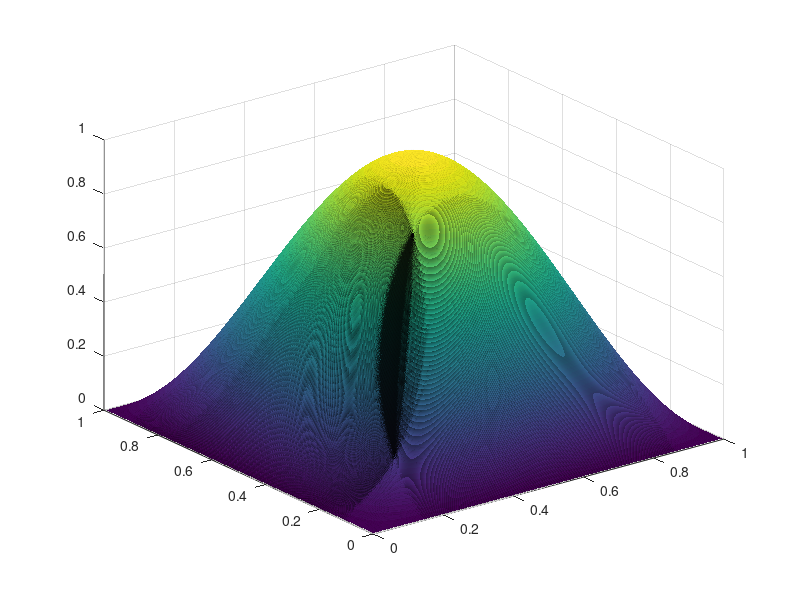

Reproduce this figure in MATLAB. (Note: this script raises an error after producing the figure.)
%% solving the biharmonic equation by solving the system of two poisson equations
close all
clear     

%% Rectangular domain

% Define function f and corresponding analytic solution for omega = [0,1]x[0,1]
f =@(x,y) sin(pi*x).*sin(pi*y)*4*pi^4;
u_exact = @(x,y) sin(pi*x).*sin(pi*y);

% Plot of analytical solution u
N_points = 1000;
x = linspace(0,1,N_points);
y = linspace(0,1,N_points);
[X,Y]= meshgrid(x,y);
figure(1)
s =surf(X,Y,u_exact(X,Y));
s.EdgeColor = 'None';
xlabel('$x$', 'Interpreter', 'LaTeX', 'Fontsize', 14);
ylabel('$y$', 'Interpreter', 'LaTeX', 'Fontsize', 14);
zlabel('$u(x,y)$', 'Interpreter', 'LaTeX', 'Fontsize', 14);


% Construct grid
M = 100; % Number of internal nodes in x-dir
N = 100; % Number of internal nodes in y-dir
h = 1/(M+1);
k = 1/(N+1);
x = linspace(h,1-h,M);
y = linspace(k,1-k,N);
[X,Y] = meshgrid(x,y);

% Construct the matrix fval with f(x,y) in all gridpoints
F = f(X,Y)';% Need to take the transpose in order to get it row-wise, since default reshape is by column
fval = reshape(F,M*N,1); % Reshape to vector-form, [f(row_1),f(row_2,...,f(row_M)]

%% Solve with five-point / nine-point stencil %%

% Five point
V =  fivepoint(fval,M,N); 
U = fivepoint(V,M,N);
U_matrix = reshape(U,M,N)';
u_exact_matrix = u_exact(X,Y);

% Compare analytical solution with the solution found by fivepoint
figure(2)
subplot(1,2,1)
plot3(X,Y,U_matrix,'b*',X,Y,u_exact_matrix,'ro');
title('5-point method');

% Nine point 
V = ninepoint(fval,M);
U = ninepoint(V,M);
U_matrix = reshape(U,M,N)';
u_exact_matrix = u_exact(X,Y);

% Compare analytical solution with the solution found by ninepoint
subplot(1,2,2)
plot3(X,Y,U_matrix,'b*',X,Y,u_exact_matrix,'ro');
title('9-point method');

%% Compute solution error in 2-norm, a.f.o. steplength %%
[five, nine] = error_rectangle(f,u_exact);

figure(3)
five_log =loglog(five(1,:), five(2,:),'-bo');
hold on
nine_log =loglog(nine(1,:), nine(2,:),'-ro');
five_h =loglog(five(1,:),.4*five(1,:).^2,'b--');
nine_h = loglog(nine(1,:),.12*nine(1,:).^4,'r--');
xlabel('$h=k$', 'Interpreter', 'LaTeX', 'Fontsize', 14);
ylabel('$\left\| e_h\right\|_2$','Interpreter', 'LaTeX', 'Fontsize', 14);
legend({'5-point','9-point','$y =  h^2$','$y =  h^4$'},'Interpreter', 'LaTeX', 'Fontsize', 12);
% find convergence order
p_five = polyfit(log(five(1,:)),log(five(2,:)),1);
p_nine = polyfit(log(nine(1,:)),log(nine(2,:)),1);
convergence_order_five = p_five(1)
convergence_order_nine = p_nine(1)

%% Circle domain

%% Define function f and corresponding analytic solution for disk centered in (0,0) with radius 1
u = @(r,theta) r.^4.*(1-r).*sin(3*theta).*cos(pi*r/2).*sin(pi*r);
f =@(r,theta) -(81/8).*sin(3*theta).*(-(44/3).*r.*pi.*(r.^2.*(r-9/11).*pi^2-(42/11).*r+70/99).*cos((1/2)*pi.*r).^3+(560/81+r.^4.*(r-1).*pi^4+(-(524/9).*r.^3+(308/9).*r.^2)*pi^2).*sin((1/2)*pi.*r).*cos((1/2)*pi.*r).^2+(880/81*(r.^2.*(r-9/11).*pi^2-(189/55).*r+7/11)).*r*pi.*cos((1/2).*pi.*r)-(20/81).*r.^2*pi^2.*(r.^2.*(r-1)*pi^2-(262/5).*r+154/5).*sin((1/2)*pi.*r));

% Plot analytical solution u
Npoints = 500;
r = linspace(0,1,Npoints);
theta = linspace(0,2*pi,Npoints);
[R,THETA]=meshgrid(r,theta);
figure(4)
s = surf(R.*cos(THETA),R.*sin(THETA),u(R,THETA));
s.EdgeColor = 'None';
xlabel('$x$', 'Interpreter', 'LaTeX', 'Fontsize', 14);
ylabel('$y$', 'Interpreter', 'LaTeX', 'Fontsize', 14);
zlabel('$u(x,y)$', 'Interpreter', 'LaTeX', 'Fontsize', 14);

% Plot f
figure(8)
s = surf(R.*cos(THETA),R.*sin(THETA),f(R,THETA));
s.EdgeColor = 'None';
xlabel('$x$', 'Interpreter', 'LaTeX', 'Fontsize', 14);
ylabel('$y$', 'Interpreter', 'LaTeX', 'Fontsize', 14);
zlabel('$f(x,y)$', 'Interpreter', 'LaTeX', 'Fontsize', 14);

%% Solve using a circular grid
M = 100; %Number of internal nodes in r-dir
N = 100; %Number of internal nodes in theta-dir
h = 2/(2*M+1);
k = 2*pi/N;

% Construct the matrix fval with f(r,theta) in all gridpoints
r = ((1:M) - 1/2)*h;
theta = k*(0:(N-1));
[R,THETA] = meshgrid(r,theta);
F = f(R,THETA)';%Need to take the transpose in order to get it row-wise, since default reshape is by column
fval = reshape(F,M*N,1);%Reshape to vector-form, [f(row_1),f(row_2,...,f(row_M)]

% Eq 1: solve grad^2 v = f
V =  circle(fval,M,N);
% Eq 2: solve grad^2 u = v
U = circle(V,M,N);

U_matrix = reshape(U,M,N)';

% Find corresponding x- and y-values for plotting
X =R.*cos(THETA);
Y = R.*sin(THETA);
% Add theta = 0 to the last row for plotting 
Xp = [X;X(1,:)];
Yp = [Y;Y(1,:)];
Up = [U_matrix;U_matrix(1,:)];
[Rp,THETAp] = meshgrid(r,[theta,theta(1)]); 

% Compare the numerical solution visually with the exact solution
figure(5)
subplot(1,2,1)
surf(Xp,Yp,Up);
title('Numerical solution');
subplot(1,2,2);
surf(Xp,Yp,u(Rp,THETAp));
title('Exact solution');

%% Compute solution error in 2-norm %%
% a.f.o. steplength in r-direction
err_r =error_circle_r(f,u);
figure(6)
loglog(err_r(1,:),err_r(2,:),'o-k');
hold on
loglog(err_r(1,:),.5*err_r(1,:).^2,'--b');
xlabel('$h$', 'Interpreter', 'LaTeX', 'Fontsize', 14);
ylabel('$\left\| e_h\right\|_2$','Interpreter', 'LaTeX', 'Fontsize', 14);
legend({'Error','$y =  h^2$'},'Interpreter', 'LaTeX', 'Fontsize', 12);
% Find convergence order
p_radial = polyfit(log(err_r(1,:)),log(err_r(2,:)),1);
convergence_order_r = p_radial(1)

% a.f.o step length in theta-direction
err_theta =error_circle_theta(f,u);
figure(7)
loglog(err_theta(1,:),err_theta(2,:),'o-k');
hold on
loglog(err_theta(1,:),.012*err_theta(1,:).^2,'--b');
xlabel('$k$', 'Interpreter', 'LaTeX', 'Fontsize', 14);
ylabel('$\left\| e_h\right\|_2$','Interpreter', 'LaTeX', 'Fontsize', 14);
legend({'Error','$y =  k^2$'},'Interpreter', 'LaTeX', 'Fontsize', 12);
% Find convergence order
p_theta = polyfit(log(err_theta(1,:)),log(err_theta(2,:)),1);
convergence_order_theta = p_theta(1)
